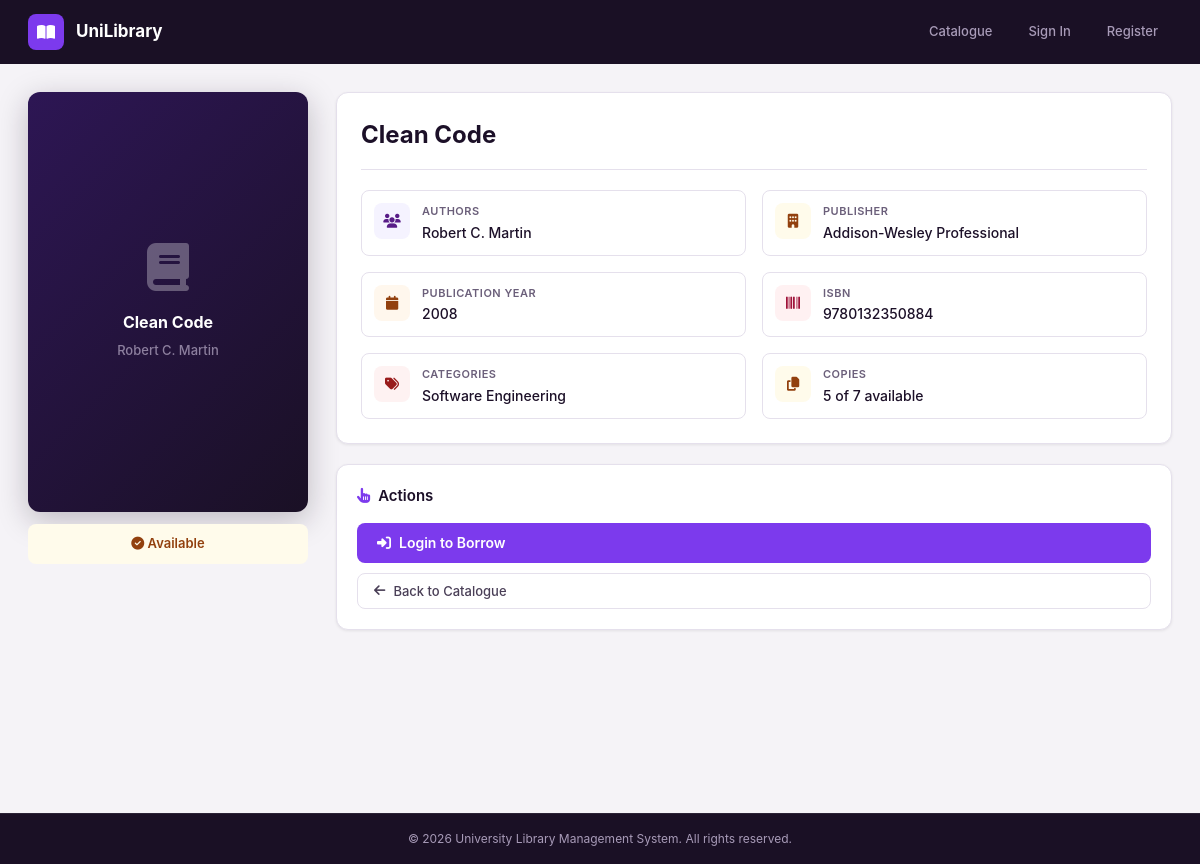
The page /pages/books/book-details.php?book_id=4 on the database its author committed.
### tables this page shows
CREATE TABLE books (
    book_id INT AUTO_INCREMENT PRIMARY KEY,
    title VARCHAR(200) NOT NULL,
    isbn VARCHAR(30) UNIQUE,
    publisher_id INT,
    publish_year YEAR,
    total_copies INT NOT NULL,
    available_copies INT NOT NULL,
    FOREIGN KEY (publisher_id) REFERENCES publishers(publisher_id)
);

CREATE TABLE publishers (
    publisher_id INT AUTO_INCREMENT PRIMARY KEY,
    publisher_name VARCHAR(150) NOT NULL
);

### pages/books/book-details.php (the view, shortened to what this page needs)
<?php
require_once dirname(__DIR__, 2) . '/config/bootstrap.php';
$isLoggedIn = !empty($_SESSION['user_id']);
$basePath = '../..';
$bookId = (int)($_GET['book_id'] ?? 0);
$book = null;
$alreadyBorrowed = false;
$alreadyReserved = false;
if ($bookId > 0) {
    $statement = $pdo->prepare('SELECT b.book_id, b.title, b.isbn, b.publish_year, b.available_copies, b.total_copies, p.publisher_name, GROUP_CONCAT(DISTINCT a.author_name SEPARATOR ", ") AS authors, GROUP_CONCAT(DISTINCT c.category_name SEPARATOR ", ") AS categories FROM books b LEFT JOIN publishers p ON b.publisher_id = p.publisher_id LEFT JOIN book_authors ba ON b.book_id = ba.book_id LEFT JOIN authors a ON ba.author_id = a.author_id LEFT JOIN book_categories bc ON b.book_id = bc.book_id LEFT JOIN categories c ON bc.category_id = c.category_id WHERE b.book_id = ? GROUP BY b.book_id');
    $statement->execute([$bookId]);
    $book = $statement->fetch();
}
?>
<!doctype html>
<html lang="en">
<head>
  <link rel="stylesheet" href="https://cdnjs.cloudflare.com/ajax/libs/font-awesome/6.5.1/css/all.min.css">
  <link rel="stylesheet" href="<?php echo $basePath; ?>/assets/css/style.css">
</head>
<?php if ($isLoggedIn) { ?>
<body class="app-layout">
  <?php
    if (is_admin()) {
      include dirname(__DIR__, 2) . '/partials/sidebar-admin.php';
    } else {
      include dirname(__DIR__, 2) . '/partials/sidebar-student.php';
    }
  ?>
  <div class="main-content">
    <?php include dirname(__DIR__, 2) . '/partials/topbar.php'; ?>
<?php } else { ?>
<body>
  <nav class="public-topbar">
    <a href="<?php echo $basePath; ?>/index.php" class="pub-brand">
      <div class="pub-logo"><i class="fas fa-book-open"></i></div>
      <span>UniLibrary</span>
    </a>
    <div class="pub-nav">
      <a href="search-books.php">Catalogue</a>
      <a href="../auth/login.php">Sign In</a>
      <a href="../auth/register.php">Register</a>
    </div>
  </nav>
  <div class="main-content" style="margin-left:0">
<?php } ?>
    <div class="content-area">
      <?php if (!$book) { ?>
        <div class="card">
          <div class="empty-state">
            <i class="fas fa-search"></i>
            <p>Book not found. Please return to the catalogue.</p>
            <a href="search-books.php" class="btn btn-primary mt-16"><i class="fas fa-arrow-left"></i> Back to Search</a>
          </div>
        </div>
      <?php } else { ?>
        <div class="book-detail-page">
          <div class="book-cover-area">
            <div class="book-cover-placeholder">
              <i class="fas fa-book"></i>
              <span class="book-cover-title"><?php echo htmlspecialchars($book['title']); ?></span>
              <span class="book-cover-author"><?php echo htmlspecialchars($book['authors'] ?? 'Unknown Author'); ?></span>
            </div>
            <div class="book-availability-badge <?php echo (int)$book['available_copies'] > 0 ? 'avail-yes' : 'avail-no'; ?>">
              <i class="fas fa-<?php echo (int)$book['available_copies'] > 0 ? 'check-circle' : 'times-circle'; ?>"></i>
              <?php echo (int)$book['available_copies'] > 0 ? 'Available' : 'Checked Out'; ?>
            </div>
          </div>
          <div class="book-info-area">
            <div class="card">
              <h2 class="book-detail-title"><?php echo htmlspecialchars($book['title']); ?></h2>
              <div class="book-detail-meta-grid">
                <div class="meta-item">
                  <div class="meta-icon blue"><i class="fas fa-users"></i></div>
                  <div>
                    <div class="meta-label">Authors</div>
                    <div class="meta-value"><?php echo htmlspecialchars($book['authors'] ?? 'Unknown'); ?></div>
                  </div>
                </div>
                <div class="meta-item">
                  <div class="meta-icon green"><i class="fas fa-building"></i></div>
                  <div>
                    <div class="meta-label">Publisher</div>
                    <div class="meta-value"><?php echo htmlspecialchars($book['publisher_name'] ?? 'N/A'); ?></div>
                  </div>
                </div>
                <div class="meta-item">
                  <div class="meta-icon amber"><i class="fas fa-calendar"></i></div>
                  <div>
                    <div class="meta-label">Publication Year</div>
                    <div class="meta-value"><?php echo htmlspecialchars((string)($book['publish_year'] ?? 'N/A')); ?></div>
                  </div>
                </div>
                <div class="meta-item">
                  <div class="meta-icon cyan"><i class="fas fa-barcode"></i></div>
                  <div>
                    <div class="meta-label">ISBN</div>
                    <div class="meta-value"><?php echo htmlspecialchars((string)($book['isbn'] ?? 'N/A')); ?></div>
                  </div>
                </div>
                <div class="meta-item">
                  <div class="meta-icon red"><i class="fas fa-tags"></i></div>
                  <div>
                    <div class="meta-label">Categories</div>
                    <div class="meta-value"><?php echo htmlspecialchars($book['categories'] ?? 'Uncategorised'); ?></div>
                  </div>
                </div>
                <div class="meta-item">
                  <div class="meta-icon <?php echo (int)$book['available_copies'] > 0 ? 'green' : 'red'; ?>"><i class="fas fa-copy"></i></div>
                  <div>
                    <div class="meta-label">Copies</div>
                    <div class="meta-value"><?php echo (int)$book['available_copies']; ?> of <?php echo (int)$book['total_copies']; ?> available</div>
                  </div>
                </div>
              </div>
            </div>
            <div class="card book-action-card">
              <h3><i class="fas fa-hand-pointer" style="color:var(--primary);margin-right:8px"></i>Actions</h3>
              <div class="book-action-btns">
                <?php if ($isLoggedIn && !is_admin()) { ?>
                  <?php if ($alreadyBorrowed) { ?>
                    <button class="btn btn-secondary" disabled style="width:100%"><i class="fas fa-check"></i> Already Borrowed</button>
                  <?php } elseif ((int)$book['available_copies'] > 0) { ?>
                    <form method="post" action="book-details.php?book_id=<?php echo (int)$book['book_id']; ?>">
                      <?php echo csrf_field(); ?>
                      <input type="hidden" name="action" value="borrow">
                      <input type="hidden" name="book_id" value="<?php echo (int)$book['book_id']; ?>">
                      <button class="btn btn-primary" type="submit" style="width:100%">
                        <i class="fas fa-hand-holding"></i> Borrow This Book
                      </button>
                    </form>
                  <?php } else { ?>
                    <?php if ($alreadyReserved) { ?>
                      <button class="btn btn-secondary" disabled style="width:100%"><i class="fas fa-clock"></i> Already Reserved</button>
                    <?php } else { ?>
                      <form method="post" action="book-details.php?book_id=<?php echo (int)$book['book_id']; ?>">
                        <?php echo csrf_field(); ?>
                        <input type="hidden" name="action" value="reserve">
                        <input type="hidden" name="book_id" value="<?php echo (int)$book['book_id']; ?>">
                        <button class="btn btn-secondary" type="submit" style="width:100%"><i class="fas fa-bookmark"></i> Reserve This Book</button>
                      </form>
                    <?php } ?>
                  <?php } ?>
                <?php } elseif (!$isLoggedIn) { ?>
                  <a href="../auth/login.php" class="btn btn-primary" style="width:100%;text-align:center"><i class="fas fa-sign-in-alt"></i> Login to Borrow</a>
                <?php } ?>
                <a href="search-books.php" class="btn btn-ghost" style="width:100%;text-align:center"><i class="fas fa-arrow-left"></i> Back to Catalogue</a>
              </div>
            </div>
          </div>
        </div>
      <?php } ?>
    </div>
    <?php include dirname(__DIR__, 2) . '/partials/footer.php'; ?>
  </div>
</body>
</html>

### rows shown on the page
books: title "Clean Code", publisher.publisher_name "Addison-Wesley Professional", publish_year "2008", isbn "9780132350884", available_copies "5", total_copies "7"

### other values the page prints
$book['authors'] "Robert C. Martin"
$book['categories'] "Software Engineering"
